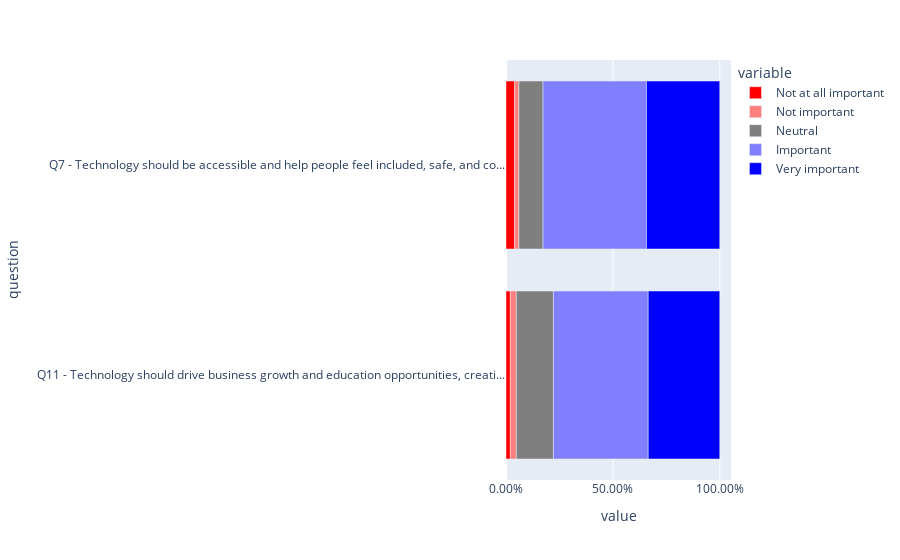

The cell this chart's notebook holds for it:
### Code cell
from enum import Enum
import plotly.express as px
import pandas as pd

class Scale(Enum):
    LIKELY = ['Very unlikely ',
        'Unlikely ',
        'Neutral ',
        'Likely ',
        'Very likely ']
    IMPORTANT = ['Not at all important',
        'Not important',
        'Neutral',
        'Important',
        'Very important']
    SKILL = ['Very low',
        'Low',
        'Somewhat low',
        'Neutral',
        'Somewhat high',
        'High',
        'Very high']

class Colours(Enum):
    FIVE = ["#FF0000", "#FF7F7F", "#7F7F7F", "#7F7FFF", "#0000FF"]
    SEVEN = ["#FF0000", "#FFAAAA", "#FF5555", "#7F7F7F", "#5555FFF", "#AAAAFF", "#0000FF"]

def stack_counts(df, columns, scale):
    df_subset = df[columns]

    # Turn long data into wide
    counts_df = pd.melt(df_subset, var_name='question', value_name='response')

    # Count the occurrences of each category for each question
    counts_df = pd.crosstab(counts_df['question'], counts_df['response'], dropna=False)

    # Reorder columns
    counts_df = counts_df[scale.value]

    # Calc percent
    counts_df = counts_df.div(counts_df.sum(axis=1), axis=0)

    return counts_df

def display_bars(df, column, scale):
    counts_df = stack_counts(df, column, scale)

    if len(scale.value) == 5:
        colours = Colours.FIVE.value
    elif len(scale.value) == 7:
        colours = Colours.SEVEN.value

    # Create figure
    fig = px.bar(counts_df, x=scale.value, color_discrete_sequence=colours)
    fig.update_xaxes(tickformat=",.2%")
    fig.show()

# df = pd.read_csv('data/all-responses.csv')
# display_bars(df, ['Q7 - Technology should be accessible and help people feel included, safe, and co...', 'Q11 - Technology should drive business growth and education opportunities, creati...'], Scale.IMPORTANT)

### Figure 1 — Plotly figure (JSON) as saved in the notebook; plotly's stock layout.template omitted (floating-point values rounded to 4 significant figures)
{"data": [{"alignmentgroup": "True", "hovertemplate": "variable=Not at all important<br>value=%{x}<br>question=%{y}<extra></extra>", "legendgroup": "Not at all important", "marker": {"color": "#FF0000", "pattern": {"shape": ""}}, "name": "Not at all important", "offsetgroup": "Not at all important", "orientation": "h", "showlegend": true, "textposition": "auto", "x": [0.02016, 0.04032], "xaxis": "x", "y": ["Q11 - Technology should drive business growth and education opportunities, creati...", "Q7 - Technology should be accessible and help people feel included, safe, and co..."], "yaxis": "y", "type": "bar"}, {"alignmentgroup": "True", "hovertemplate": "variable=Not important<br>value=%{x}<br>question=%{y}<extra></extra>", "legendgroup": "Not important", "marker": {"color": "#FF7F7F", "pattern": {"shape": ""}}, "name": "Not important", "offsetgroup": "Not important", "orientation": "h", "showlegend": true, "textposition": "auto", "x": [0.02823, 0.02016], "xaxis": "x", "y": ["Q11 - Technology should drive business growth and education opportunities, creati...", "Q7 - Technology should be accessible and help people feel included, safe, and co..."], "yaxis": "y", "type": "bar"}, {"alignmentgroup": "True", "hovertemplate": "variable=Neutral<br>value=%{x}<br>question=%{y}<extra></extra>", "legendgroup": "Neutral", "marker": {"color": "#7F7F7F", "pattern": {"shape": ""}}, "name": "Neutral", "offsetgroup": "Neutral", "orientation": "h", "showlegend": true, "textposition": "auto", "x": [0.1734, 0.1129], "xaxis": "x", "y": ["Q11 - Technology should drive business growth and education opportunities, creati...", "Q7 - Technology should be accessible and help people feel included, safe, and co..."], "yaxis": "y", "type": "bar"}, {"alignmentgroup": "True", "hovertemplate": "variable=Important<br>value=%{x}<br>question=%{y}<extra></extra>", "legendgroup": "Important", "marker": {"color": "#7F7FFF", "pattern": {"shape": ""}}, "name": "Important", "offsetgroup": "Important", "orientation": "h", "showlegend": true, "textposition": "auto", "x": [0.4435, 0.4839], "xaxis": "x", "y": ["Q11 - Technology should drive business growth and education opportunities, creati...", "Q7 - Technology should be accessible and help people feel included, safe, and co..."], "yaxis": "y", "type": "bar"}, {"alignmentgroup": "True", "hovertemplate": "variable=Very important<br>value=%{x}<br>question=%{y}<extra></extra>", "legendgroup": "Very important", "marker": {"color": "#0000FF", "pattern": {"shape": ""}}, "name": "Very important", "offsetgroup": "Very important", "orientation": "h", "showlegend": true, "textposition": "auto", "x": [0.3347, 0.3427], "xaxis": "x", "y": ["Q11 - Technology should drive business growth and education opportunities, creati...", "Q7 - Technology should be accessible and help people feel included, safe, and co..."], "yaxis": "y", "type": "bar"}], "layout": {"xaxis": {"anchor": "y", "domain": [0.0, 1.0], "title": {"text": "value"}, "tickformat": ",.2%"}, "yaxis": {"anchor": "x", "domain": [0.0, 1.0], "title": {"text": "question"}}, "legend": {"title": {"text": "variable"}, "tracegroupgap": 0}, "margin": {"t": 60}, "barmode": "relative"}}
